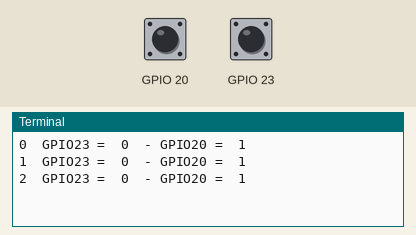
This program was run on a simulated Raspberry Pi (BCM pin numbers). Shown: the last lines printed to the terminal. Inputs (shaded band) come from the test bench; at power-on: GPIO 20 HIGH, GPIO 23 LOW.

Above: at 1.2 s.
1.3 s: GPIO 20 pulled LOW for 0.6 s
At 1.9 s:
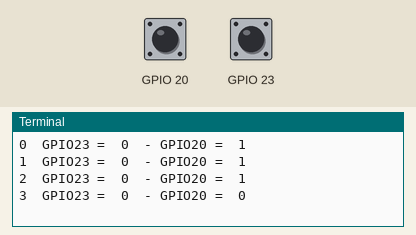
3.4 s: GPIO 23 pulled HIGH for 0.6 s
At 3.9 s:
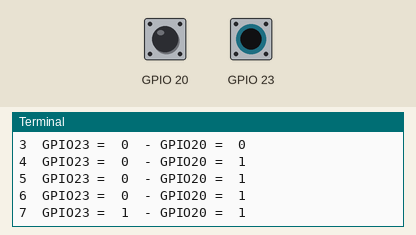
5.5 s: GPIO 20 pulled LOW for 1 s
At 5.9 s:
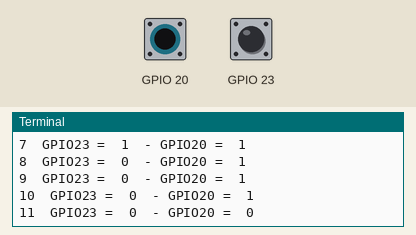
8.0 s: GPIO 23 pulled HIGH for 1 s
At 8.4 s:
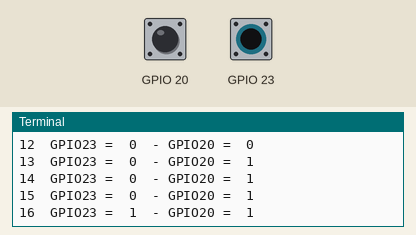
Timing chart, 0 to 11.0 s (numbered marks = the images above; inputs shaded):
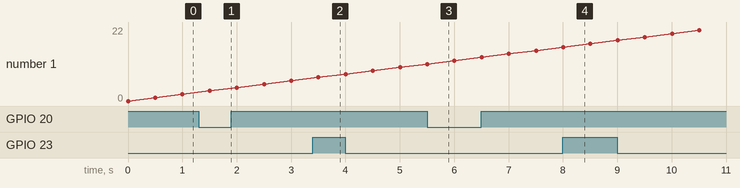

The program:

button1.py
```python
import RPi.GPIO as GPIO    # utilisation GPIO
from time import sleep     # utilisation sleep
GPIO.setmode(GPIO.BCM)     # numérotation BCM
GPIO.setup(23, GPIO.IN, pull_up_down=GPIO.PUD_DOWN)  # GPIO23 en entrée avec résistance pull down
GPIO.setup(20, GPIO.IN, pull_up_down=GPIO.PUD_UP)    # GPIO20 en entrée avec résistance pull up

try:
    compteur = 0
    while True:            # Jusqu'à CTRL+C
        print compteur, " GPIO23 = ", GPIO.input(23), " - GPIO20 = ", GPIO.input(20)
        sleep(0.5)         # Attend 0.5s
        compteur += 1;

finally:                   # Bloc de fin aprés CTRL-C
    GPIO.cleanup()         # Nettoyage des GPIO (force les GPIO utilisés en entrée sans résistance)
    print "FIN"
```

Measured:
- after the input at 1.3 s, the terminal: prints a new line after 0.20 s (image 1)
- after the input at 3.4 s, the terminal: prints a new line after 0.10 s (image 2)
- after the input at 5.5 s, the terminal: prints a new line at once (image 3)
- after the input at 8.0 s, the terminal: prints a new line at once (image 4)
